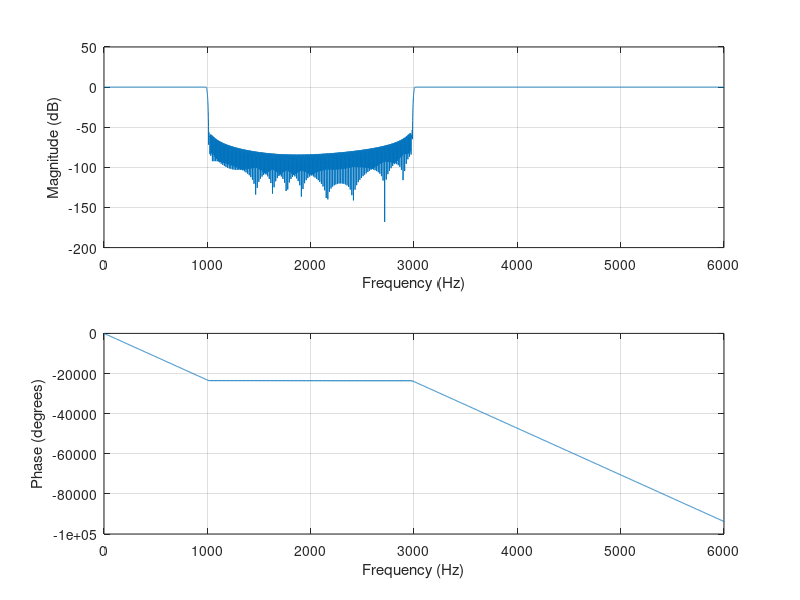
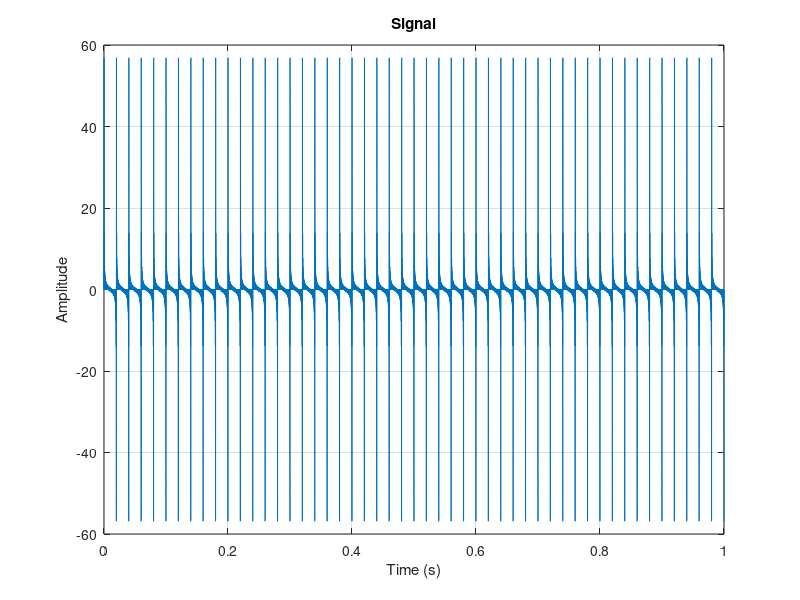
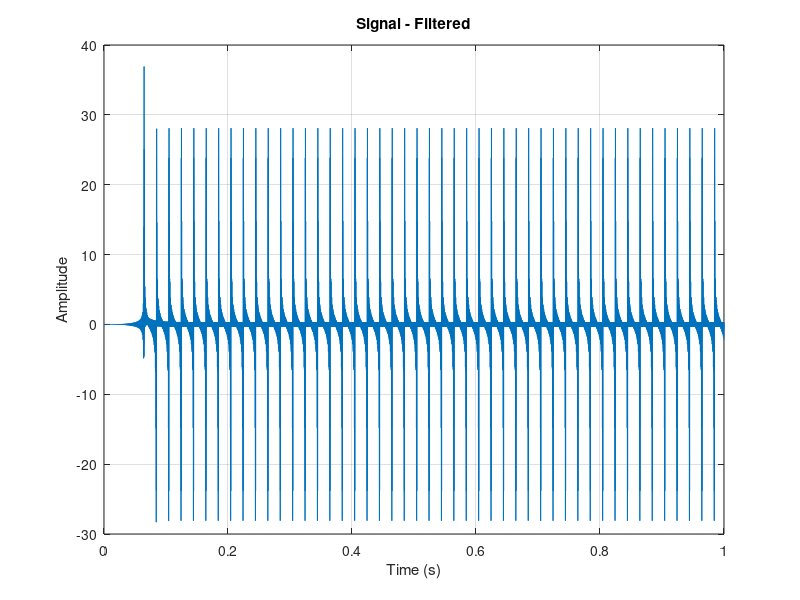
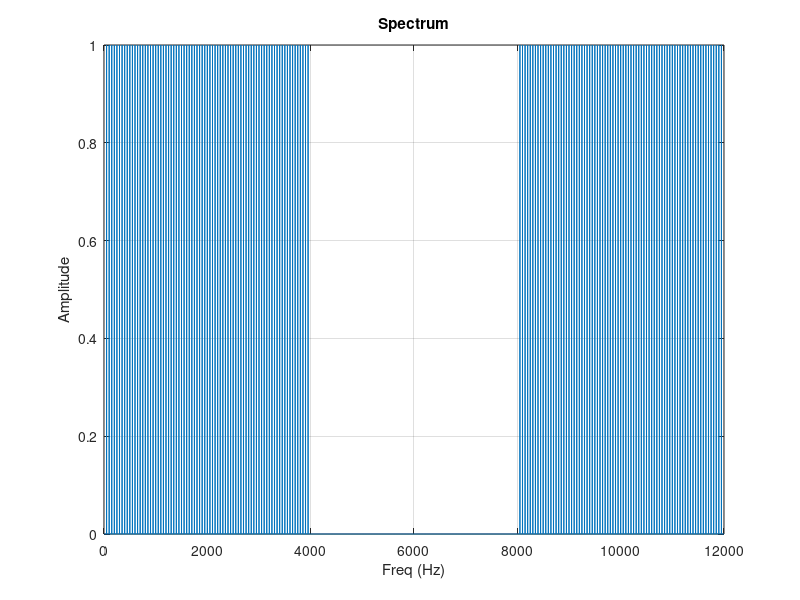

These figures' MATLAB source, in order:
fs = 12000;
N = 12000;

Nb = 1550;
Wn = [
    1000 / (fs / 2)
    3000 / (fs / 2)
];
b = fir1(Nb, Wn, 'stop');

% Print filter coefficients (float64_t)
fprintf('%.15g, ', b);
fprintf('\n');

% Print filter coefficients (q15_t)
b_q15 = round(b * 32768);
b_q15 = min(max(b_q15, -32768), 32767);
b_q15 = int16(b_q15);
fprintf('%d, ', b_q15);
fprintf('\n');

% Frequency characteristics
freqz(b, 1, N, fs);

% Verification
ts = 1 / fs;
t = (0:N-1)*ts;
df = (fs/N);
f = (0:N-1)*df;

X = 0;
for n = 1:79
    X = X + sin(2*pi*n*50*t);
end
% 16-bit uniform quantization
X = round((X + 1)*32767.5)/32767.5 - 1;

figure;
plot(t, X);
xlabel('Time (s)');
ylabel('Amplitude');
title('Signal');
grid on;

XF = filter(b, 1, X);

figure;
plot(t, XF);
xlabel('Time (s)');
ylabel('Amplitude');
title('Signal - Filtered');
grid on;

Y = 2 * abs(fft(X)) / N;

figure;
plot(f, Y);
ylim([0.0 1.0]);
xlabel("Freq (Hz)");
ylabel("Amplitude");
title('Spectrum');
grid on;

YF = 2 * abs(fft(XF)) / N;

figure;
plot(f, YF);
ylim([0.0 1.0]);
xlabel("Freq (Hz)");
ylabel("Amplitude");
title('Spectrum - Filtered');
grid on;
